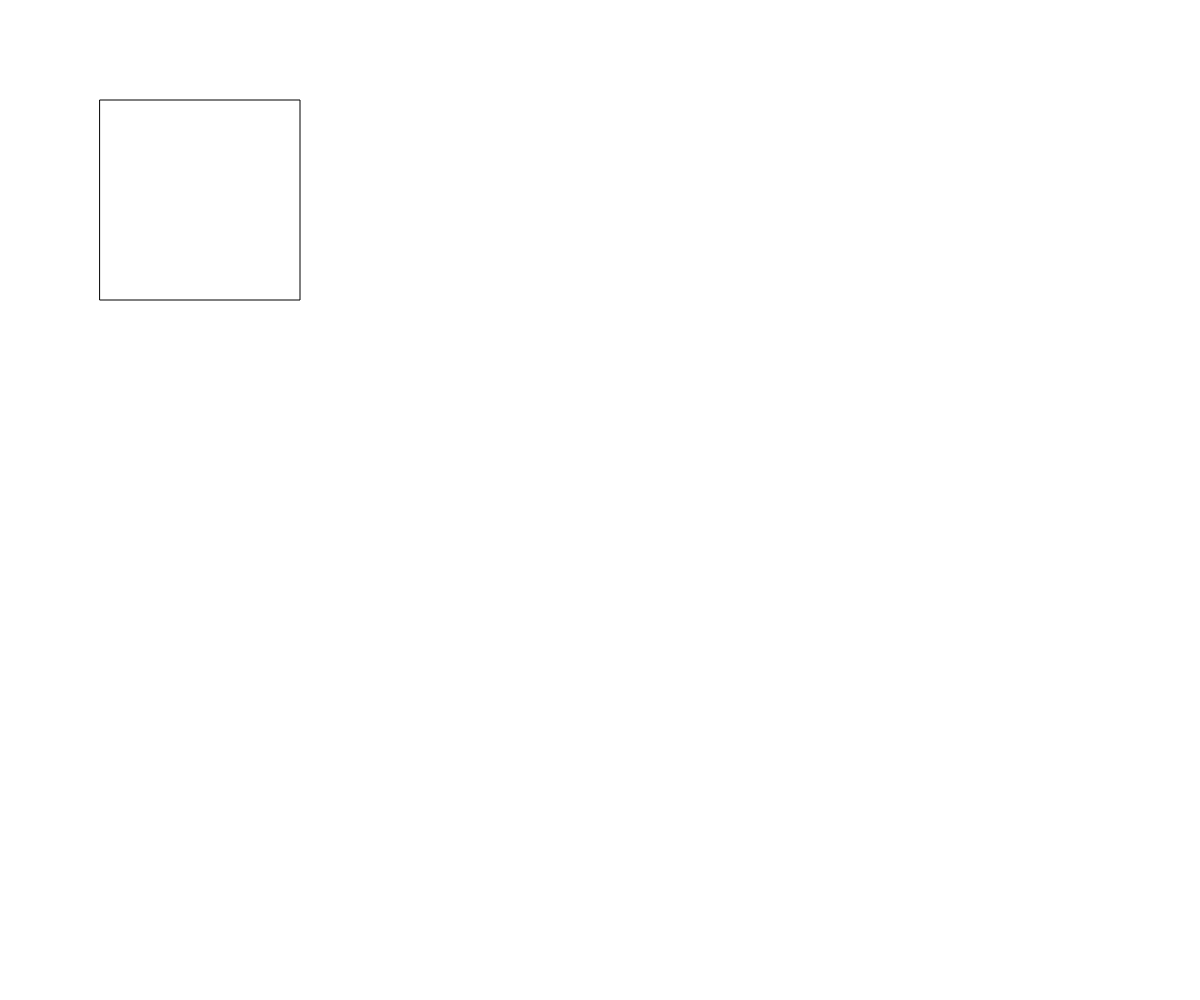
Frame 1 (no input)
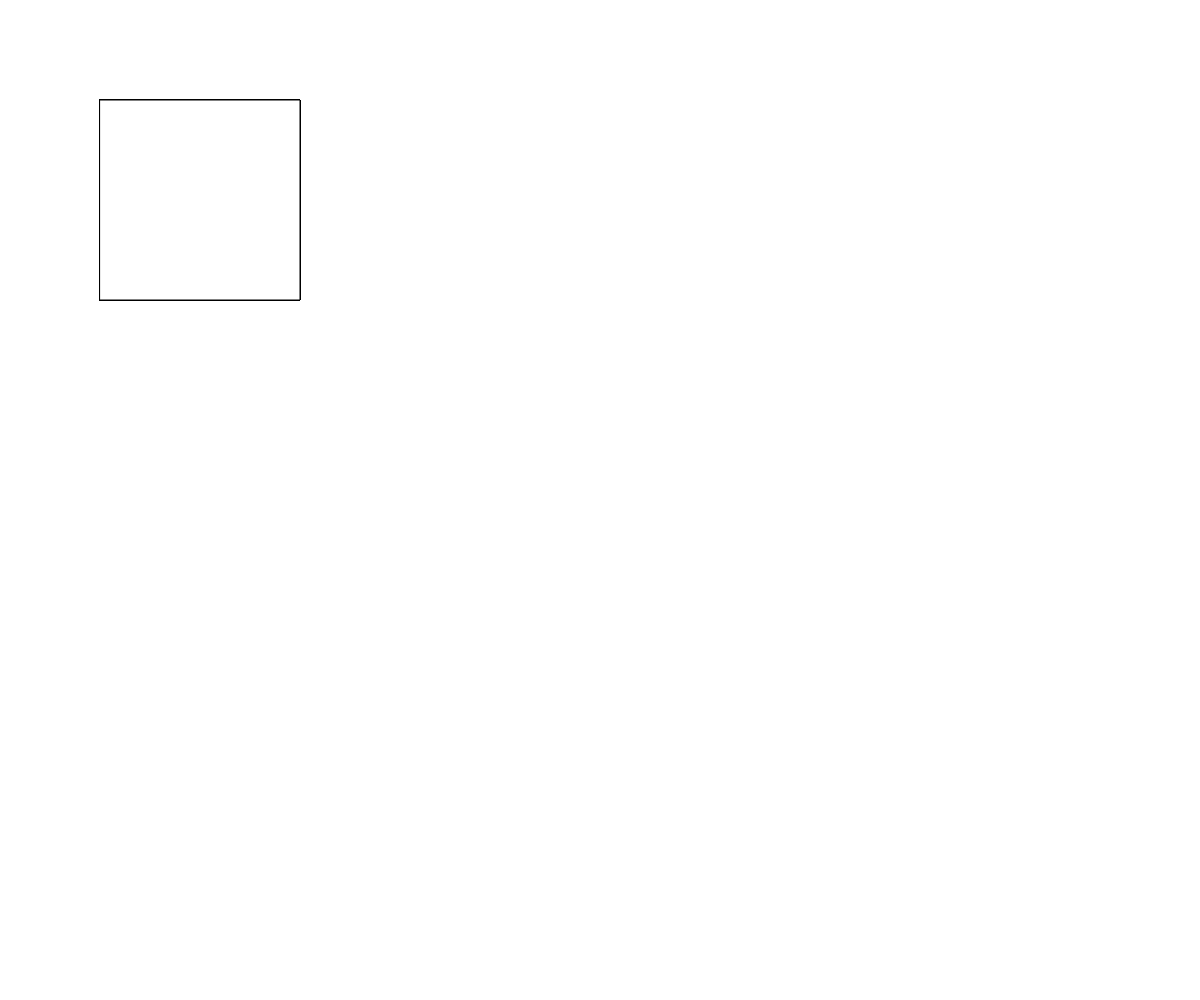
Frame 60 (no input)
Frame 120 (the mouse pressed at the canvas centre since frame 60): identical to frame 60, image omitted

The p5.js sketch that drew these frames (run headless with seeded random() and noise() and a simulated clock; from frame 60 on, the mouse is pressed at the canvas centre):

// p5.js sketch
// ── sketch.js
// Translations Demo
// Noah Flynn
// Mar, 13, 2018

function setup() {
  createCanvas(windowWidth, windowHeight);
}

function draw() {

  push();
  angleMode(DEGREES);
  translate(width / 2, height / 2);
  noStroke();
  rotate(frameCount);
  rectMode(CENTER);
  rect(0, 0, 500, 50);
  pop();

  rect(100, 100, 200, 200);

}
